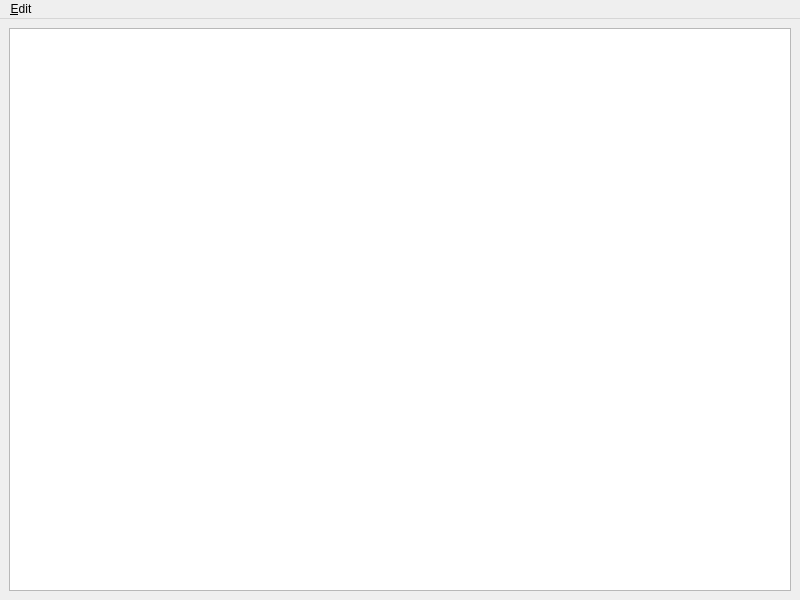
<?xml version="1.0" encoding="UTF-8"?>
<ui version="4.0">
 <class>listWindow</class>
 <widget class="QMainWindow" name="listWindow">
  <property name="geometry">
   <rect>
    <x>0</x>
    <y>0</y>
    <width>800</width>
    <height>600</height>
   </rect>
  </property>
  <property name="windowTitle">
   <string>MainWindow</string>
  </property>
  <widget class="QWidget" name="centralwidget">
   <layout class="QGridLayout" name="gridLayout">
    <item row="0" column="0">
     <widget class="MainListView" name="listView"/>
    </item>
   </layout>
  </widget>
  <widget class="QMenuBar" name="menuBar">
   <property name="geometry">
    <rect>
     <x>0</x>
     <y>0</y>
     <width>800</width>
     <height>19</height>
    </rect>
   </property>
   <widget class="QMenu" name="menu_Edit">
    <property name="title">
     <string>&amp;Edit</string>
    </property>
    <addaction name="markWatchedAction"/>
    <addaction name="markNotWatchedAction"/>
    <addaction name="actionInfos"/>
   </widget>
   <addaction name="menu_Edit"/>
  </widget>
  <action name="markWatchedAction">
   <property name="text">
    <string>Mark All</string>
   </property>
  </action>
  <action name="markNotWatchedAction">
   <property name="text">
    <string>Unmark All</string>
   </property>
  </action>
  <action name="actionInfos">
   <property name="text">
    <string>Infos</string>
   </property>
  </action>
 </widget>
 <customwidgets>
  <customwidget>
   <class>MainListView</class>
   <extends>QListView</extends>
   <header>mainlistview.h</header>
  </customwidget>
 </customwidgets>
 <resources>
  <include location="serieswatcher.qrc"/>
 </resources>
 <connections/>
</ui>
